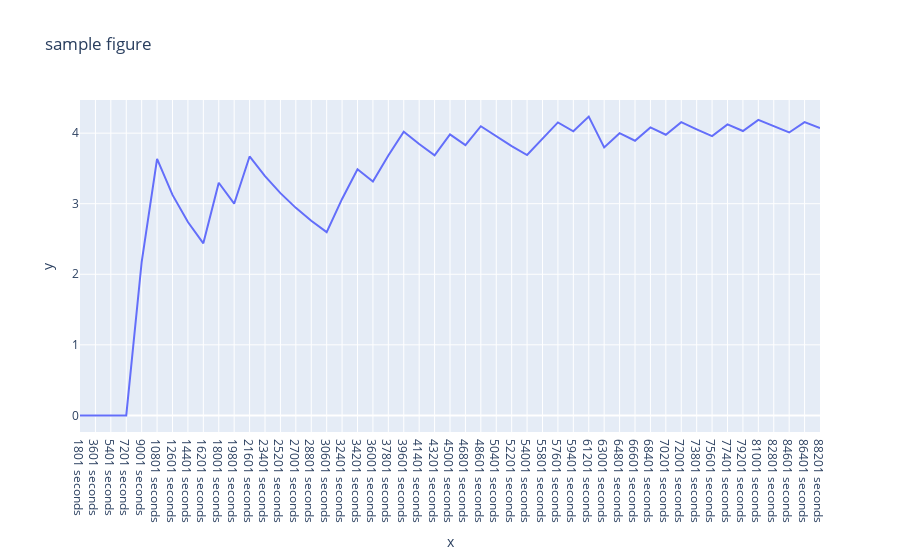

The cell this chart's notebook holds for it:
### Code cell
slice_data = result.loc['Drop percentage at Cheese']
fig = px.line(x=result.columns.get_level_values(0).unique(), y=slice_data, title="sample figure")
fig.show()

### Figure 1 — Plotly figure (JSON) as saved in the notebook; plotly's stock layout.template omitted (floating-point values rounded to 4 significant figures)
{"data": [{"hovertemplate": "x=%{x}<br>y=%{y}<extra></extra>", "legendgroup": "", "line": {"color": "#636efa", "dash": "solid"}, "marker": {"symbol": "circle"}, "mode": "lines", "name": "", "orientation": "v", "showlegend": false, "type": "scatter", "x": ["1801 seconds", "3601 seconds", "5401 seconds", "7201 seconds", "9001 seconds", "10801 seconds", "12601 seconds", "14401 seconds", "16201 seconds", "18001 seconds", "19801 seconds", "21601 seconds", "23401 seconds", "25201 seconds", "27001 seconds", "28801 seconds", "30601 seconds", "32401 seconds", "34201 seconds", "36001 seconds", "37801 seconds", "39601 seconds", "41401 seconds", "43201 seconds", "45001 seconds", "46801 seconds", "48601 seconds", "50401 seconds", "52201 seconds", "54001 seconds", "55801 seconds", "57601 seconds", "59401 seconds", "61201 seconds", "63001 seconds", "64801 seconds", "66601 seconds", "68401 seconds", "70201 seconds", "72001 seconds", "73801 seconds", "75601 seconds", "77401 seconds", "79201 seconds", "81001 seconds", "82801 seconds", "84601 seconds", "86401 seconds", "88201 seconds"], "xaxis": "x", "y": [0, 0, 0, 0, 2.174, 3.636, 3.125, 2.74, 2.439, 3.297, 3, 3.67, 3.39, 3.15, 2.941, 2.759, 2.597, 3.067, 3.488, 3.315, 3.684, 4.02, 3.846, 3.687, 3.982, 3.83, 4.098, 3.953, 3.817, 3.69, 3.929, 4.152, 4.027, 4.235, 3.797, 4, 3.892, 4.082, 3.977, 4.155, 4.054, 3.958, 4.124, 4.03, 4.187, 4.096, 4.009, 4.157, 4.072], "yaxis": "y"}], "layout": {"legend": {"tracegroupgap": 0}, "title": {"text": "sample figure"}, "xaxis": {"anchor": "y", "domain": [0, 1], "title": {"text": "x"}}, "yaxis": {"anchor": "x", "domain": [0, 1], "title": {"text": "y"}}}}
